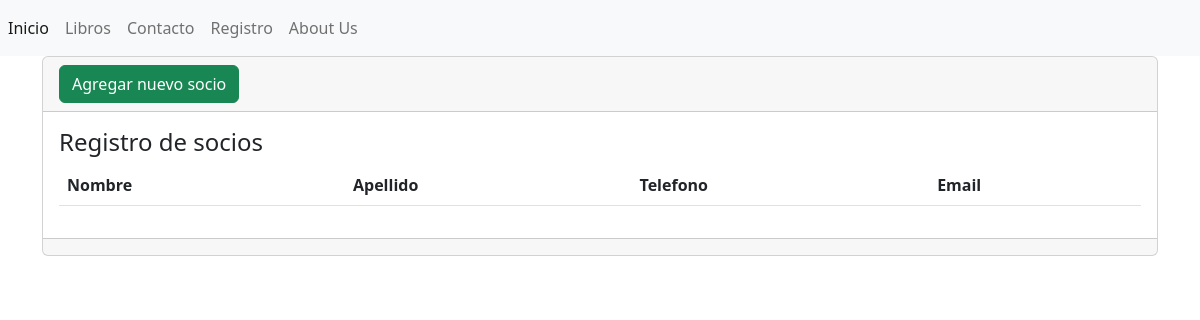
/registro/, run on an earlier commit of the app's database.
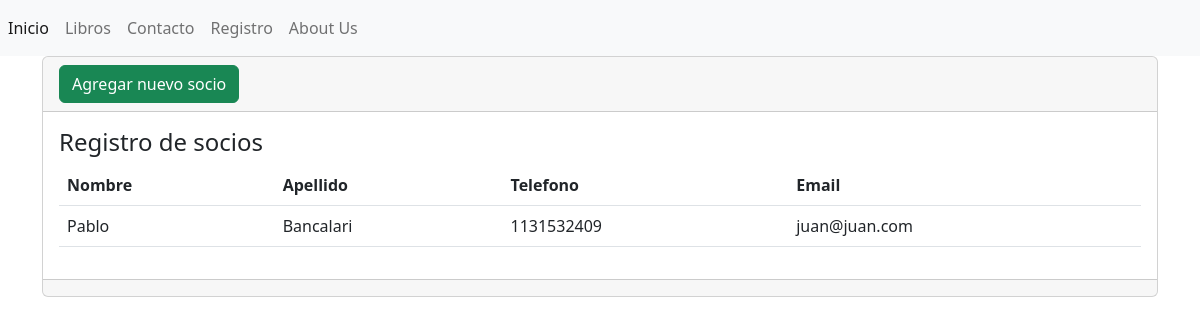
And on a later commit of the database.
### AppIntermedio/models.py (models this page shows, shortened)
class Registro(models.Model):
    nombre = models.CharField(max_length=100, verbose_name='NOMBRE')
    apellido = models.CharField(max_length=100, verbose_name='APELLIDO')
    telefono = models.IntegerField(verbose_name='TELEFONO DE CONTACTO')
    email = models.EmailField(verbose_name="E-MAIL")

### AppIntermedio/views.py (the view)
# urls.py: path('registro/', registro, name='registro'),
def registro(request):
    registro = Registro.objects.all()
    return render(request,"registro/registro.html", {'registro': registro})

### AppIntermedio/templates/Registro/registro.html (shortened to what this page needs)
{% extends "base.html" %}
{% block contenido %}
<div class="card">
    <div class="card-header">
        <a name="" id="" class="btn btn-success" href="{% url 'crearsocio' %}" role="button">Agregar nuevo socio</a>
    </div>
    <div class="card-body">
        <h4 class="card-title">Registro de socios</h4>
        <table class="table">
            <thead>
                <tr>
                    <th>Nombre</th>
                    <th>Apellido</th>
                    <th>Telefono</th>
                    <th>Email</th>
                </tr>
            </thead>
            <tbody>
                {% for registro in registro %}
                <tr>
                    <td> {{ registro.nombre }} </td>
                    <td> {{ registro.apellido }} </td>
                    <td> {{ registro.telefono }} </td>
                    <td> {{ registro.email }} </td>
                </tr>
                {% endfor %}
            </tbody>
        </table>
    </div>
    <div class="card-footer text-muted">
    </div>
</div>
{% endblock %}

What changed in the data, as far as the page shows it:
added Registro: nombre "Pablo", apellido "Bancalari", telefono "1131532409", email "juan@juan.com"
